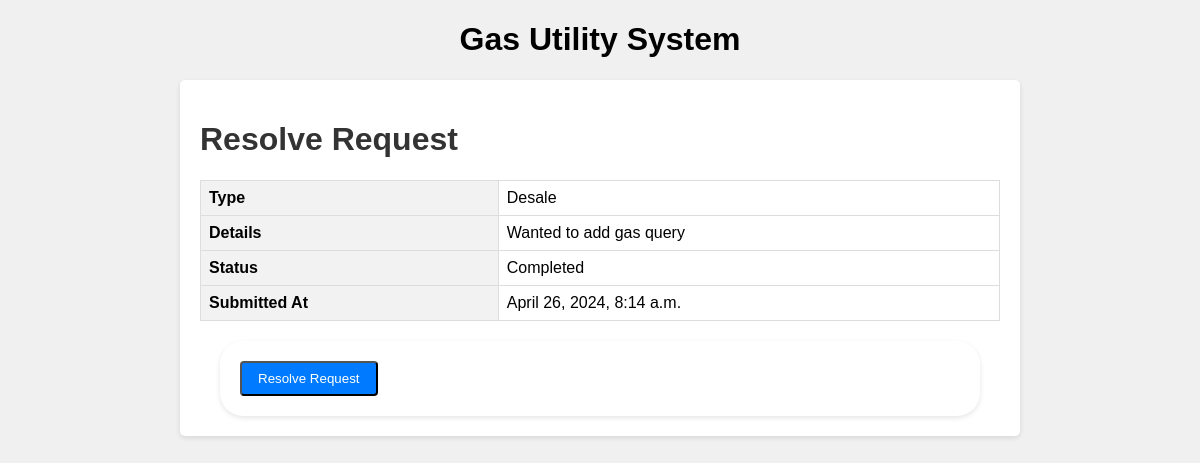
The page /resolve/14/ on the database its author committed.
### gas_utility/models.py (models this page shows)
class ServiceRequest(models.Model):
    STATUS_CHOICES = (
        ('Pending', 'Pending'),
        ('In Progress', 'In Progress'),
        ('Completed', 'Completed'),
    )
    type = models.CharField(max_length=100)
    details = models.TextField()
    attachment = models.FileField(upload_to='attachments/')
    status = models.CharField(max_length=20, choices=STATUS_CHOICES, default='Pending')
    created_at = models.DateTimeField(auto_now_add=True)
    resolved_at = models.DateTimeField(null=True, blank=True)

### gas_utility/views.py (the view)
# urls.py: path('resolve/<int:request_id>/', views.resolve_request, name='resolve_request'),
def resolve_request(request, request_id):
    service_request = get_object_or_404(ServiceRequest, pk=request_id)
    if request.method == 'POST':
        service_request.status = 'Completed'
        service_request.resolved_at = timezone.now()
        service_request.save()
        return redirect('manage_requests')
    return render(request, 'resolve_request.html', {'service_request': service_request})

### gas_utility/templates/resolve_request.html (shortened to what this page needs)
{% load static %}
<!DOCTYPE html>
<html lang="en">
<head>
    <link rel="stylesheet" type="text/css" href="{% static 'styles.css' %}">
</head>
<body class="gib">
    <h1 class="vi" align="center">Gas Utility System</h1>
    <div class="container">
        <h1>Resolve Request</h1>
        <table class="request-details">
            <tr>
                <th>Type</th>
                <td>{{ service_request.type }}</td>
            </tr>
            <tr>
                <th>Details</th>
                <td>{{ service_request.details }}</td>
            </tr>
            <tr>
                <th>Status</th>
                <td>{{ service_request.status }}</td>
            </tr>
            <tr>
                <th>Submitted At</th>
                <td>{{ service_request.created_at }}</td>
            </tr>
        </table>
        <form method="post">
            <input type="submit" value="Resolve Request" class="button">
        </form>
    </div>
</body>
</html>

### gas_utility/static/styles.css (style rules this page uses)
.vi { color: black !important; }
h1.vi { color: black !important; }
body { font-family: Arial, sans-serif; background-color: #f0f0f0; }
h1 { color: #333; }
form { max-width: 720px; margin: 0 auto; padding: 20px; background-color: #fff; border-radius: 23px; box-shadow: 0 2px 5px rgba(0, 0, 0, 0.1); }
table { width: 100%; border-collapse: collapse; margin-bottom: 20px; }
th, td { border: 1px solid #ddd; padding: 8px; text-align: left; }
th { background-color: #f2f2f2; }
.container { max-width: 800px; margin: 0 auto; padding: 20px; background-color: #fff; border-radius: 5px; box-shadow: 0 2px 5px rgba(0, 0, 0, 0.1); }
.button { background-color: #007bff; color: #fff; padding: 8px 16px; text-decoration: none; border-radius: 4px; }
.request-details { width: 100%; border-collapse: collapse; margin-bottom: 20px; }
.request-details th, .request-details td { border: 1px solid #ddd; padding: 8px; text-align: left; }
.request-details th { background-color: #f2f2f2; }
.button { background-color: #007bff; color: #fff; padding: 8px 16px; text-decoration: none; border-radius: 4px; cursor: pointer; }

### rows shown on the page
ServiceRequest: type "Desale", details "Wanted to add gas query", status "Completed", created_at "April 26, 2024, 8:14 a.m."
